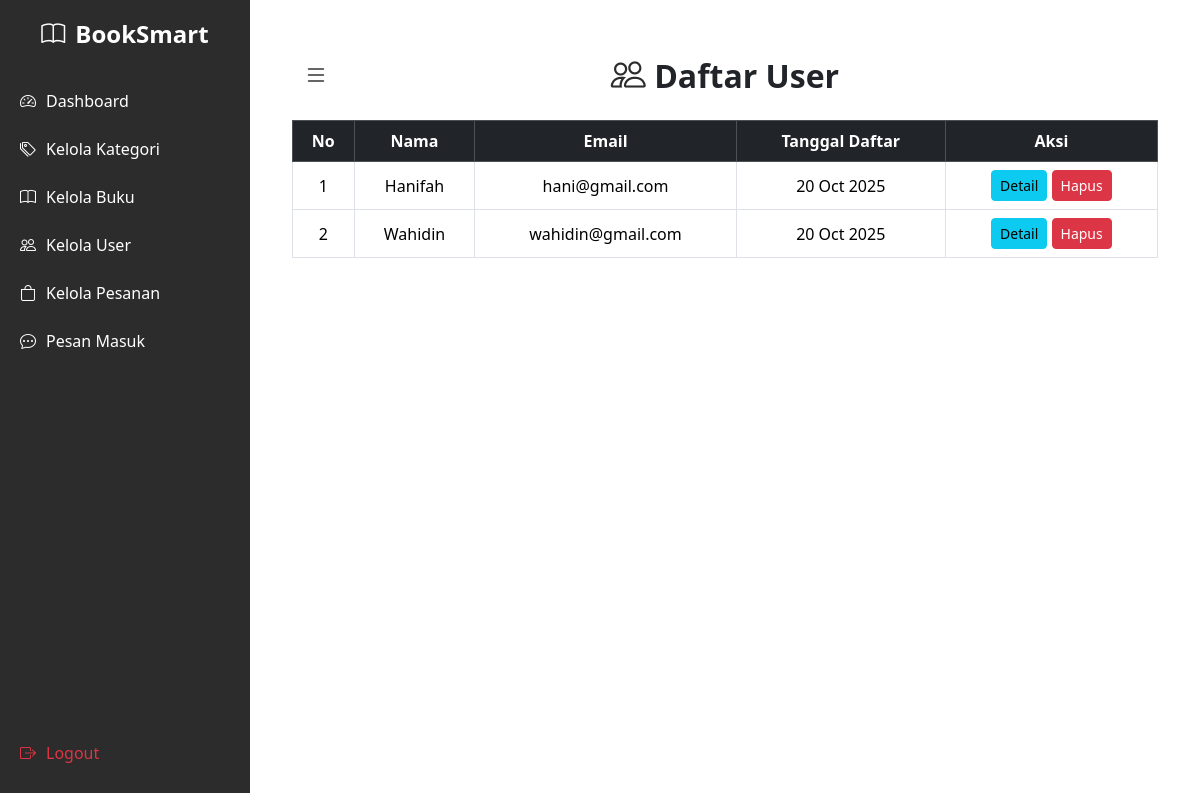
Screenshot of /admin/user.php with the database file from the repository.
### tables this page shows
CREATE TABLE `user` (
  `id_user` int(11) NOT NULL,
  `nama` varchar(100) NOT NULL,
  `email` varchar(100) NOT NULL,
  `password` varchar(255) NOT NULL,
  `tanggal_daftar` datetime NOT NULL DEFAULT current_timestamp(),
  `telepon` varchar(20) DEFAULT NULL,
  `alamat` text DEFAULT NULL,
  `foto` varchar(100) DEFAULT NULL
);

### admin/user.php (the view, shortened to what this page needs)
<?php
include '../bookstore/koneksi.php';
$query = mysqli_query($conn, "SELECT * FROM user ORDER BY id_user ASC");
?>
<!DOCTYPE html>
<html lang="id">
<head>
    <link href="https://cdn.jsdelivr.net/npm/bootstrap@5.3.2/dist/css/bootstrap.min.css" rel="stylesheet">
    <link href="https://cdn.jsdelivr.net/npm/bootstrap-icons@1.10.5/font/bootstrap-icons.css" rel="stylesheet">
    <link rel="stylesheet" href="../assets/style.css">
</head>
<body>
    <?php include 'sidebar.php'; ?>
    <div class="main-content">
        <div class="container-fluid mt-4">
            <div class="d-flex align-items-center justify-content-center position-relative mb-4">
                <button id="toggle-btn" class="btn btn-outline-secondary position-absolute start-0"><i class="bi bi-list"></i></button>
            <h2 class="fw-bold mb-0"><i class="bi bi-people" style="font-size:35px;color:#2c2c2c;"></i> Daftar User</h2>
            </div>
            <div class="table-responsive">
            <table class="table table-bordered table-hover align-middle text-center">
                <thead class="table-dark">
                <tr>
                    <th>No</th>
                    <th>Nama</th>
                    <th>Email</th>
                    <th>Tanggal Daftar</th>
                    <th>Aksi</th>
                </tr>
                </thead>
                <tbody>
                <?php
                $no = 1;
                while ($user = mysqli_fetch_assoc($query)):
                ?>
                <tr>
                    <td><?= $no++; ?></td>
                    <td><?= htmlspecialchars($user['nama']); ?></td>
                    <td><?= htmlspecialchars($user['email']); ?></td>
                    <td><?= date('d M Y', strtotime($user['tanggal_daftar'])); ?></td>
                    <td>
                    <a href="detail_user.php?id=<?= $user['id_user']; ?>" class="btn btn-sm btn-info">Detail</a>
                    <a href="hapus_user.php?id=<?= $user['id_user']; ?>" class="btn btn-sm btn-danger" onclick="return confirm('Yakin ingin menghapus user ini?');">Hapus</a>
                    </td>
                </tr>
                <?php endwhile; ?>
                </tbody>
            </table>
            </div>
        </div>
    </div>
</html>

### assets/css/style.css (style rules this page uses)
.container-fluid { width: 100%; }

### admin/sidebar.php (style rules this page uses)
.main-content { margin-left: 250px; padding: 30px; transition: margin-left 0.3s ease; }
#toggle-btn { background: none; border: none; color: #2c2c2c; font-size: 24px; cursor: pointer; }

### rows the page displays
user: nama "Hanifah", email "hani@gmail.com", tanggal_daftar "20 Oct 2025"
user: nama "Wahidin", email "wahidin@gmail.com", tanggal_daftar "20 Oct 2025"
